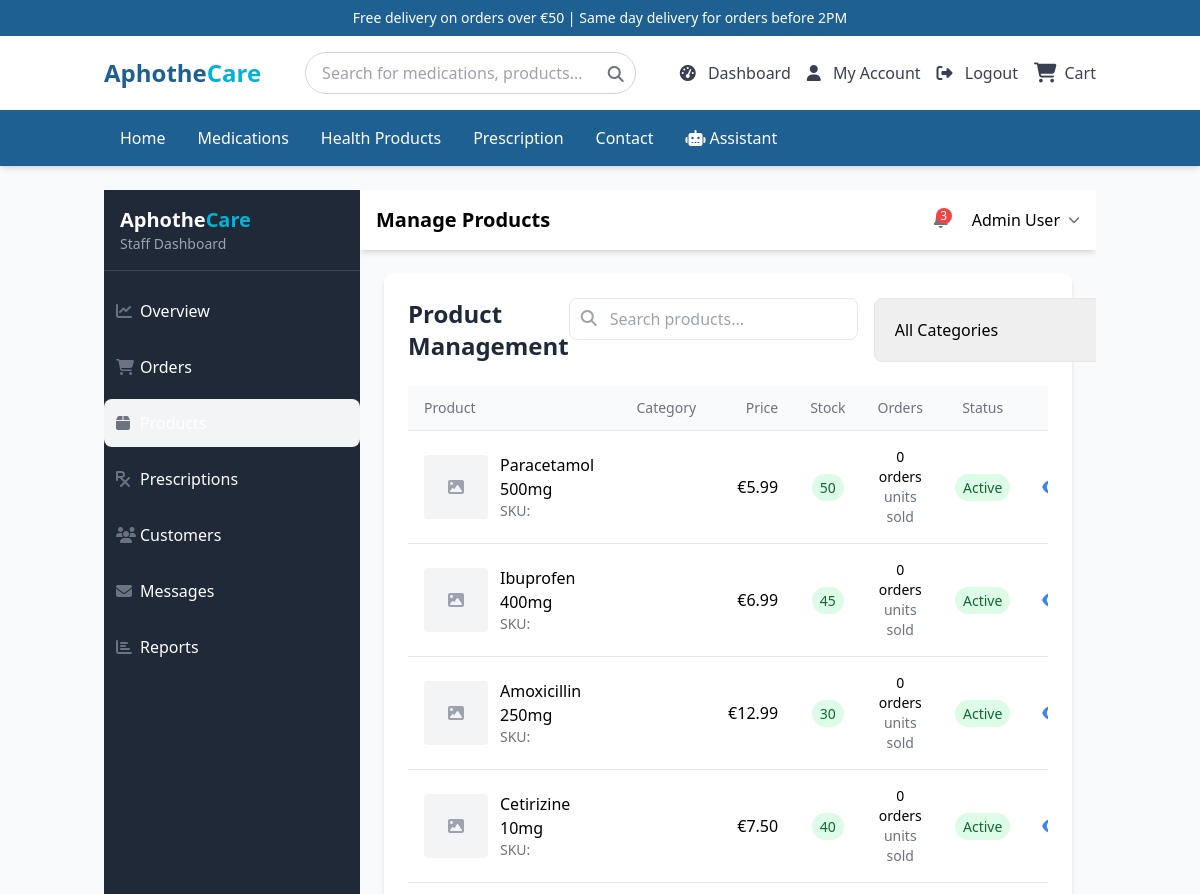
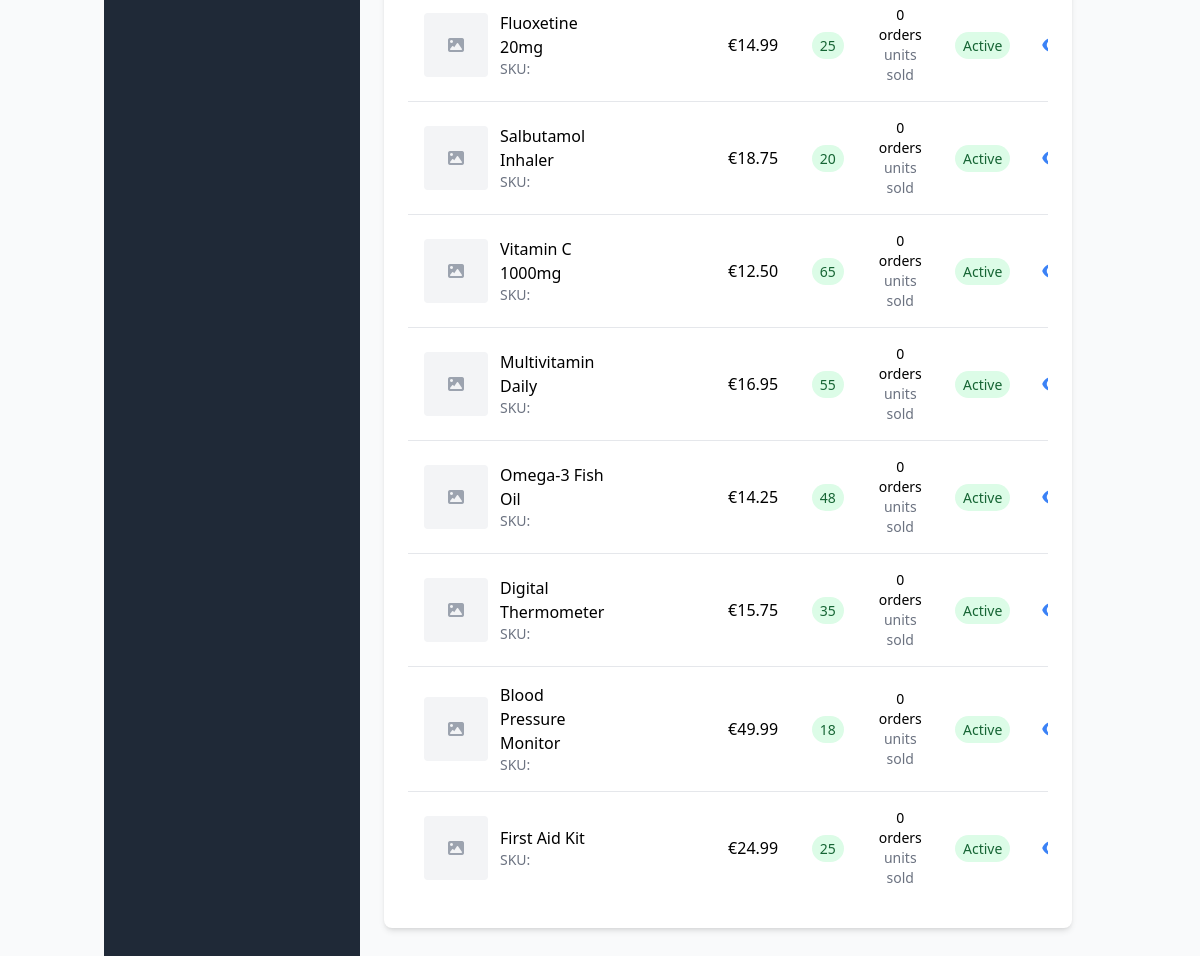
Page /index.php?page=dashboard&action=products&id=1&edit=true (signed in) on the committed database (2 pictures, top to bottom).
### tables this page shows
CREATE TABLE IF NOT EXISTS products (
    id INT AUTO_INCREMENT PRIMARY KEY,
    name VARCHAR(255) NOT NULL,
    slug VARCHAR(255) NOT NULL UNIQUE,
    sku VARCHAR(50),
    description TEXT,
    short_description TEXT,
    price DECIMAL(10, 2) NOT NULL,
    sale_price DECIMAL(10, 2),
    stock_quantity INT NOT NULL DEFAULT 0,
    reorder_level INT DEFAULT 10,
    category VARCHAR(50) NOT NULL,
    requires_prescription BOOLEAN DEFAULT FALSE,
    image VARCHAR(255),
    featured BOOLEAN DEFAULT FALSE,
    status ENUM('active', 'inactive', 'discontinued') DEFAULT 'active',
    created_at DATETIME DEFAULT CURRENT_TIMESTAMP,
    updated_at DATETIME DEFAULT CURRENT_TIMESTAMP ON UPDATE CURRENT_TIMESTAMP
);

### includes/functions.php (called while the page is built, shortened)
<?php
function formatPrice($price) {
    return '€' . number_format($price, 2);
}
?>

### dashboard/products.php (the view, shortened to what this page needs)
<?php
try {
    $stmt = $pdo->prepare("
        SELECT p.*,
               c.name as category_name,
               COUNT(DISTINCT oi.id) as total_orders,
               SUM(oi.quantity) as total_sold
        FROM products p
        LEFT JOIN categories c ON p.category = c.slug
        LEFT JOIN order_items oi ON p.id = oi.product_id
        GROUP BY p.id
        ORDER BY p.created_at DESC
    ");
    $stmt->execute();
    $products = $stmt->fetchAll();
} catch (PDOException $e) {
    $products = [];
    error_log("Error fetching products: " . $e->getMessage());
}
?>
<div class="bg-white rounded-lg shadow-md p-6">
    <div class="flex justify-between items-center mb-6">
        <h2 class="text-2xl font-bold text-gray-800">Product Management</h2>
        <div class="flex space-x-4">
            <div class="relative">
                <input type="text" id="searchProduct" placeholder="Search products..."
                    class="pl-10 pr-4 py-2 border rounded-lg focus:outline-none focus:ring-2 focus:ring-primary">
                <i class="fas fa-search absolute left-3 top-3 text-gray-400"></i>
            </div>
            <select id="categoryFilter" class="border rounded-lg px-4 py-2 focus:outline-none focus:ring-2 focus:ring-primary">
                <option value="">All Categories</option>
            </select>
        </div>
    </div>
    <?php if (empty($products)): ?>
    <div class="text-center py-8">
        <i class="fas fa-box text-gray-300 text-5xl mb-4"></i>
        <p class="text-gray-500">No products found</p>
    </div>
    <?php else: ?>
    <div class="overflow-x-auto">
        <table class="w-full">
            <thead>
                <tr class="bg-gray-50">
                    <th class="py-3 px-4 text-left text-sm font-medium text-gray-500">Product</th>
                    <th class="py-3 px-4 text-left text-sm font-medium text-gray-500">Category</th>
                    <th class="py-3 px-4 text-right text-sm font-medium text-gray-500">Price</th>
                    <th class="py-3 px-4 text-center text-sm font-medium text-gray-500">Stock</th>
                    <th class="py-3 px-4 text-center text-sm font-medium text-gray-500">Orders</th>
                    <th class="py-3 px-4 text-center text-sm font-medium text-gray-500">Status</th>
                    <th class="py-3 px-4 text-center text-sm font-medium text-gray-500">Actions</th>
                </tr>
            </thead>
            <tbody>
                <?php foreach ($products as $product): ?>
                <tr class="border-t hover:bg-gray-50" data-category="<?php echo $product['category']; ?>">
                    <td class="py-4 px-4">
                        <div class="flex items-center">
                            <div class="h-16 w-16 bg-gray-100 rounded overflow-hidden mr-3 flex-shrink-0">
                                <?php if (isset($product['image']) && !empty($product['image'])): ?>
                                <img src="<?php echo $product['image']; ?>" alt="<?php echo $product['name']; ?>" class="h-full w-full object-cover">
                                <?php else: ?>
                                <div class="h-full w-full flex items-center justify-center text-gray-400">
                                    <i class="fas fa-image"></i>
                                </div>
                                <?php endif; ?>
                            </div>
                            <div>
                                <div class="font-medium"><?php echo $product['name']; ?></div>
                                <div class="text-sm text-gray-500">SKU: <?php echo $product['sku']; ?></div>
                            </div>
                        </div>
                    </td>
                    <td class="py-4 px-4">
                    </td>
                    <td class="py-4 px-4 text-right">
                        <div class="font-medium"><?php echo formatPrice($product['price']); ?></div>
                    </td>
                    <td class="py-4 px-4 text-center">
                        <span class="px-2 py-1 rounded-full text-sm <?php echo $product['stock_quantity'] > $product['reorder_level'] ? 'bg-green-100 text-green-800' : 'bg-red-100 text-red-800'; ?>">
                            <?php echo $product['stock_quantity']; ?>
                        </span>
                    </td>
                    <td class="py-4 px-4 text-center">
                        <div class="text-sm">
                            <div><?php echo $product['total_orders']; ?> orders</div>
                            <div class="text-gray-500"><?php echo $product['total_sold']; ?> units sold</div>
                        </div>
                    </td>
                    <td class="py-4 px-4 text-center">
                        <span class="px-2 py-1 rounded-full text-sm
                            <?php
                            switch ($product['status']) {
                                case 'active':
                                    echo 'bg-green-100 text-green-800';
                                    break;
                            }
                            ?>">
                            <?php echo ucfirst($product['status']); ?>
                        </span>
                    </td>
                    <td class="py-4 px-4">
                        <div class="flex justify-center space-x-2">
                            <button onclick="viewProduct(<?php echo $product['id']; ?>)"
                                class="text-blue-500 hover:text-blue-700 transition-colors" title="View Details">
                                <i class="fas fa-eye"></i>
                            </button>
                        </div>
                    </td>
                </tr>
                <?php endforeach; ?>
            </tbody>
        </table>
    </div>
    <?php endif; ?>
</div>

### rows in the picture
products: name "Paracetamol 500mg", price "€5.99", stock_quantity "50", total_orders "0", status "Active"
products: name "Ibuprofen 400mg", price "€6.99", stock_quantity "45", total_orders "0", status "Active"
products: name "Amoxicillin 250mg", price "€12.99", stock_quantity "30", total_orders "0", status "Active"
products: name "Cetirizine 10mg", price "€7.50", stock_quantity "40", total_orders "0", status "Active"
products: name "Fluoxetine 20mg", price "€14.99", stock_quantity "25", total_orders "0", status "Active"
products: name "Salbutamol Inhaler", price "€18.75", stock_quantity "20", total_orders "0", status "Active"
products: name "Vitamin C 1000mg", price "€12.50", stock_quantity "65", total_orders "0", status "Active"
products: name "Multivitamin Daily", price "€16.95", stock_quantity "55", total_orders "0", status "Active"
products: name "Omega-3 Fish Oil", price "€14.25", stock_quantity "48", total_orders "0", status "Active"
products: name "Digital Thermometer", price "€15.75", stock_quantity "35", total_orders "0", status "Active"
products: name "Blood Pressure Monitor", price "€49.99", stock_quantity "18", total_orders "0", status "Active"
products: name "First Aid Kit", price "€24.99", stock_quantity "25", total_orders "0", status "Active"

### other values in the picture
$_SESSION['user_name'] "Admin User"
